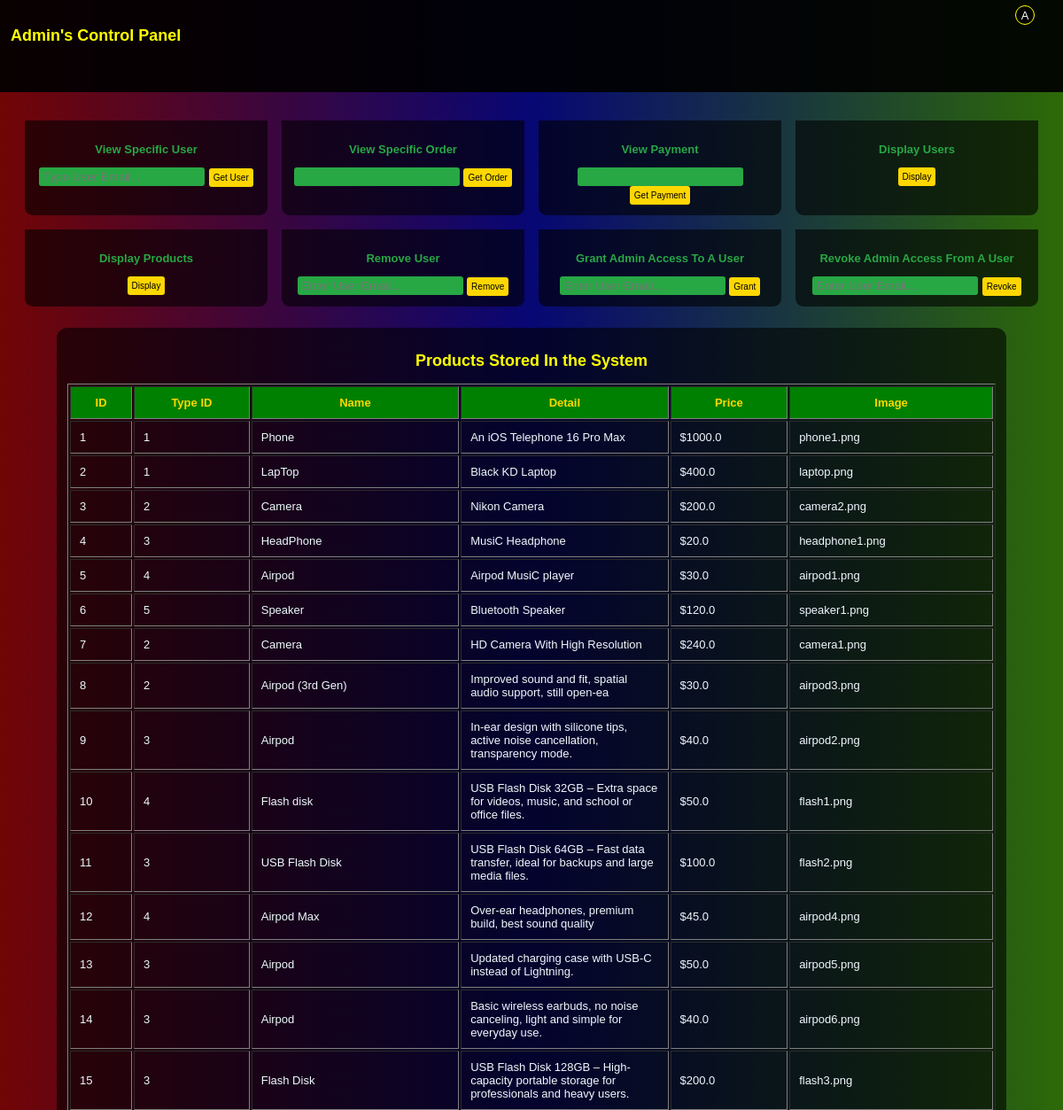
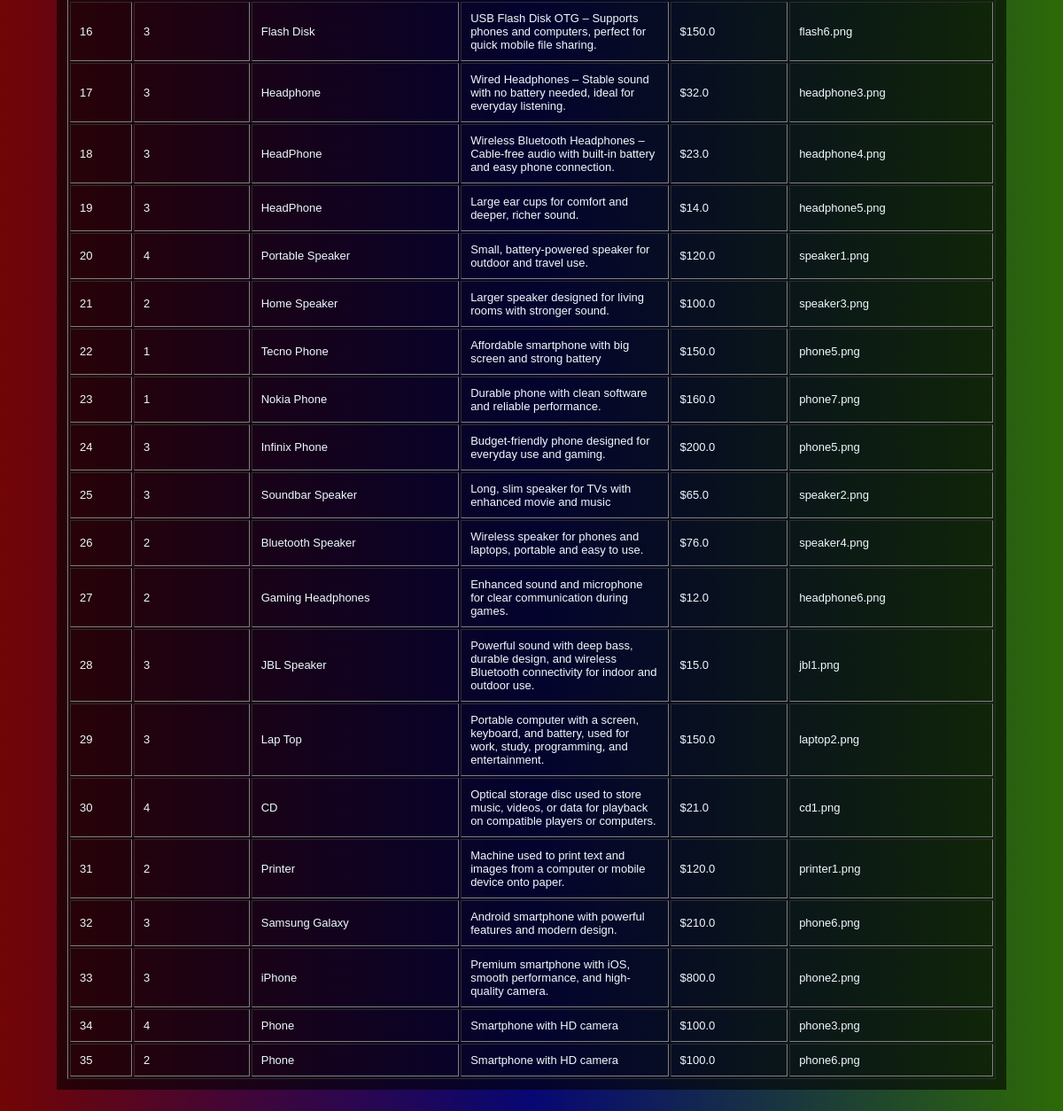
/admin/display/products (signed in), run on the app's committed database (2 pictures, top to bottom).
### tables this page shows
CREATE TABLE product(
        id integer primary key autoincrement,
        type_id integer  not null,
        name text not null,
        detail text not null,
        price real not null,
        image text not null,
        foreign key (type_id) references product_type(id)
    );

### app.py (the view)
@app.route("/admin/display/products/", methods=["GET","POST"])
@app.route("/admin/display/products", methods=["GET", "POST"])
def get_products():
    if "user_id" in session and session.get("user_role") == "Admin":
        conn = get_database()
        cursor = conn.cursor()
        cursor.execute("SELECT *  FROM product")
        products = cursor.fetchall()
        conn.close()
        view_product="Products Stored In the System"
        if products:
            return render_template("admin.html", logged_in=True, products=products, view_product=view_product, letter=session["user_name"][0].upper(), name = session["user_name"],role=session["user_role"])
        else:
            flash("No Products Stored", "warning")
            return redirect(url_for("admin"))
    else:
        return redirect(url_for("admin_login"))

### app.py (called while the page is built)
def get_database():
    conn = sqlite3.connect("app.db")
    conn.row_factory = sqlite3.Row
    conn.execute("PRAGMA foreign_keys = ON;")
    return conn

### templates/admin.html (shortened to what this page needs)
<!DOCTYPE html>
<html lang="en">
<head>
    <link rel="stylesheet" href="{{url_for('static', filename='style.css')}}">
</head>
<body id="admin_page">
    <section class="admin_panel">
        <section class="admin_header">
            <h1>Admin's Control Panel</h1>
            <div class="nav">
                <div class="profile">
                    {% if logged_in %}
                    <div class="circle" id="circle" style="background-color: rgb(0,0,0,0.6); border: 1px solid yellow;">
                        <p>{{letter}}</p>
                    </div>
                    {% endif %}
                </div>
        </section>
        <section class="control">
            <div class="box" id="search_user">
                <h1>View Specific User</h1>
                <form action="/admin/user" method="POST">
                    <input type="search" name="email" placeholder="Type User Email..." required>
                    <button>Get User</button>
                </form>
            </div>
            <div class="box" id="view_order">
                <h1>View Specific Order</h1>
                <form action="/view_order" method="post">
                    <input type="search" name="view_order" required>
                    <button>Get Order</button>
                </form>
            </div>
            <div class="box" id="payements">
                <h1>View Payment</h1>
                <form action="/view_payment" method="post">
                    <input type="search" name="view_payment" required>
                    <button>Get Payment</button>
                </form>
            </div>
            <div class="box" id="all_users">
                <h1>Display Users</h1>
                <form action="/admin/display/users" method="post">
                    <button>Display</button>
                </form>
            </div>
            <div class="box" id="all_products">
                <h1>Display Products</h1>
                <form action="/admin/display/products" method="post">
                    <button>Display</button>
                </form>
            </div>
            <div class="box">
                <h1>Remove User</h1>
                <form action="/admin/remove/user" method="post">
                    <input type="email" name="email" id="" required placeholder="Enter User Email...">
                    <button>Remove</button>
                </form>
            </div>
            <div class="box">
                <h1>Grant Admin Access To A User</h1>
                <form action="/admin/grant/admin/access" method="post">
                    <input type="email" name="email" id="" required placeholder="Enter User Email...">
                    <button>Grant</button>
                </form>
            </div>
            <div class="box">
                <h1>Revoke Admin Access From A User</h1>
                <form action="/admin/revoke/admin/access" method="post">
                    <input type="email" name="email" id="" required placeholder="Enter User Email...">
                    <button>Revoke</button>
                </form>
            </div>
        </section>
                {% if products %}
                <div class="admin_table">
                    <h1>{{view_product}}</h1>
                    <table border="1" cellpadding="10">
                        <tr>
                            <th>ID</th>
                            <th>Type ID</th>
                            <th>Name</th>
                            <th>Detail</th>
                            <th>Price</th>
                            <th>Image</th>
                        </tr>
                        {% for product in products %}
                        <tr>
                            <td>{{ product.id }}</td>
                            <td>{{ product.type_id }}</td>
                            <td>{{ product.name }}</td>
                            <td>{{ product.detail }}</td>
                            <td>${{ product.price }}</td>
                            <td>{{ product.image }}</td>
                        </tr>
                        {% endfor %}
                    </table>
                    {% endif %}
                    </div>
    </section>
</body>
</html>

### static/style.css (style rules this page uses)
body { margin: 0; padding: 0; font-weight: lighter; font-family: Arial, Helvetica, sans-serif; }
h1 { font-size: small; }
.header .nav .profile .circle, .admin_header .nav .profile .circle { position: absolute; right: 2rem; top: 6px; width: 20px; height: 20px; border-radius: 50%; display: flex; justify-content: center; align-items: center; }
.header .nav .profile .circle p, .admin_header .nav .profile .circle p { color: white; font-size: small; position: relative; }
input, button { border: none; outline: none; padding: 3px; border-radius: 3px; }
#admin_page { background: linear-gradient(90deg, rgb(114, 5, 5), rgb(7, 7, 116), rgb(45, 106, 6)); }
.admin_header { height: 10vh; padding: 12px; position: sticky; top: 0; background-color: rgba(0, 0, 0, 0.922); }
.admin_header h1 { color: yellow; font-size: large; }
.control { padding-top: 2rem; display: flex; justify-content: center; gap: 1rem; margin: 0 auto; flex-wrap: wrap; }
.control .box { width: auto; padding: 12px; background-color: rgba(0, 0, 0, 0.6); border-radius: 0 0 9px 9px; width: 250px; text-align: center; }
.control .box h1 { color: #28a745; }
#admin_page button { border: none; background-color: gold; padding: 5px 5px; font-size: x-small; }
.control .box input { border: none; background-color: #28a745; padding: 3px 5px; outline: none; color: white; }
.admin_table { justify-content: center; display: flex; flex-direction: column; border-radius: 12px 12px 0 0; padding: 12px; margin: 24px 64px; color: aliceblue; text-align: center; background-color: rgb(0, 0, 0, 0.6); }
.admin_table h1 { color: yellow; font-size: large; }
.admin_table table th { background-color: green; color: gold; font-size: small; }
.admin_table table td { font-size: small; text-align: left; color: aliceblue; max-width: 100px; }

### data on the page
product: id "1", type_id "1", name "Phone", detail "An iOS Telephone 16 Pro Max", price "1000.0", image "phone1.png"
product: id "2", type_id "1", name "LapTop", detail "Black KD Laptop", price "400.0", image "laptop.png"
product: id "3", type_id "2", name "Camera", detail "Nikon Camera", price "200.0", image "camera2.png"
product: id "4", type_id "3", name "HeadPhone", detail "MusiC Headphone", price "20.0", image "headphone1.png"
product: id "5", type_id "4", name "Airpod", detail "Airpod MusiC player", price "30.0", image "airpod1.png"
product: id "6", type_id "5", name "Speaker", detail "Bluetooth Speaker", price "120.0", image "speaker1.png"
product: id "7", type_id "2", name "Camera", detail "HD Camera With High Resolution", price "240.0", image "camera1.png"
product: id "8", type_id "2", name "Airpod (3rd Gen)", detail "Improved sound and fit, spatial audio support, still open-ea", price "30.0", image "airpod3.png"
product: id "9", type_id "3", name "Airpod", detail "In-ear design with silicone tips, active noise cancellation, transparency mode.", price "40.0", image "airpod2.png"
product: id "10", type_id "4", name "Flash disk", detail "USB Flash Disk 32GB – Extra space for videos, music, and school or office files.", price "50.0", image "flash1.png"
product: id "11", type_id "3", name "USB Flash Disk", detail "USB Flash Disk 64GB – Fast data transfer, ideal for backups and large media files.", price "100.0", image "flash2.png"
product: id "12", type_id "4", name "Airpod Max", detail "Over-ear headphones, premium build, best sound quality", price "45.0", image "airpod4.png"
product: id "13", type_id "3", name "Airpod", detail "Updated charging case with USB-C instead of Lightning.", price "50.0", image "airpod5.png"
product: id "14", type_id "3", name "Airpod", detail "Basic wireless earbuds, no noise canceling, light and simple for everyday use.", price "40.0", image "airpod6.png"
product: id "15", type_id "3", name "Flash Disk", detail "USB Flash Disk 128GB – High-capacity portable storage for professionals and heavy users.", price "200.0", image "flash3.png"
product: id "16", type_id "3", name "Flash Disk", detail "USB Flash Disk OTG – Supports phones and computers, perfect for quick mobile file sharing.", price "150.0", image "flash6.png"
product: id "17", type_id "3", name "Headphone", detail "Wired Headphones – Stable sound with no battery needed, ideal for everyday listening.", price "32.0", image "headphone3.png"
product: id "18", type_id "3", name "HeadPhone", detail "Wireless Bluetooth Headphones – Cable-free audio with built-in battery and easy phone connection.", price "23.0", image "headphone4.png"
product: id "19", type_id "3", name "HeadPhone", detail "Large ear cups for comfort and deeper, richer sound.", price "14.0", image "headphone5.png"
product: id "20", type_id "4", name "Portable Speaker", detail "Small, battery-powered speaker for outdoor and travel use.", price "120.0", image "speaker1.png"
product: id "21", type_id "2", name "Home Speaker", detail "Larger speaker designed for living rooms with stronger sound.", price "100.0", image "speaker3.png"
product: id "22", type_id "1", name "Tecno Phone", detail "Affordable smartphone with big screen and strong battery", price "150.0", image "phone5.png"
product: id "23", type_id "1", name "Nokia Phone", detail "Durable phone with clean software and reliable performance.", price "160.0", image "phone7.png"
product: id "24", type_id "3", name "Infinix Phone", detail "Budget-friendly phone designed for everyday use and gaming.", price "200.0", image "phone5.png"
product: id "25", type_id "3", name "Soundbar Speaker", detail "Long, slim speaker for TVs with enhanced movie and music", price "65.0", image "speaker2.png"
product: id "26", type_id "2", name "Bluetooth Speaker", detail "Wireless speaker for phones and laptops, portable and easy to use.", price "76.0", image "speaker4.png"
product: id "27", type_id "2", name "Gaming Headphones", detail "Enhanced sound and microphone for clear communication during games.", price "12.0", image "headphone6.png"
product: id "28", type_id "3", name "JBL Speaker", detail "Powerful sound with deep bass, durable design, and wireless Bluetooth connectivity for indoor and outdoor use.", price "15.0", image "jbl1.png"
product: id "29", type_id "3", name "Lap Top", detail "Portable computer with a screen, keyboard, and battery, used for work, study, programming, and entertainment.", price "150.0", image "laptop2.png"
product: id "30", type_id "4", name "CD", detail "Optical storage disc used to store music, videos, or data for playback on compatible players or computers.", price "21.0", image "cd1.png"
product: id "31", type_id "2", name "Printer", detail "Machine used to print text and images from a computer or mobile device onto paper.", price "120.0", image "printer1.png"
product: id "32", type_id "3", name "Samsung Galaxy", detail "Android smartphone with powerful features and modern design.", price "210.0", image "phone6.png"
product: id "33", type_id "3", name "iPhone", detail "Premium smartphone with iOS, smooth performance, and high-quality camera.", price "800.0", image "phone2.png"
product: id "34", type_id "4", name "Phone", detail "Smartphone with HD camera", price "100.0", image "phone3.png"
product: id "35", type_id "2", name "Phone", detail "Smartphone with HD camera", price "100.0", image "phone6.png"

### other printed values
{{ letter }} "A"
{{ view_product }} "Products Stored In the System"
